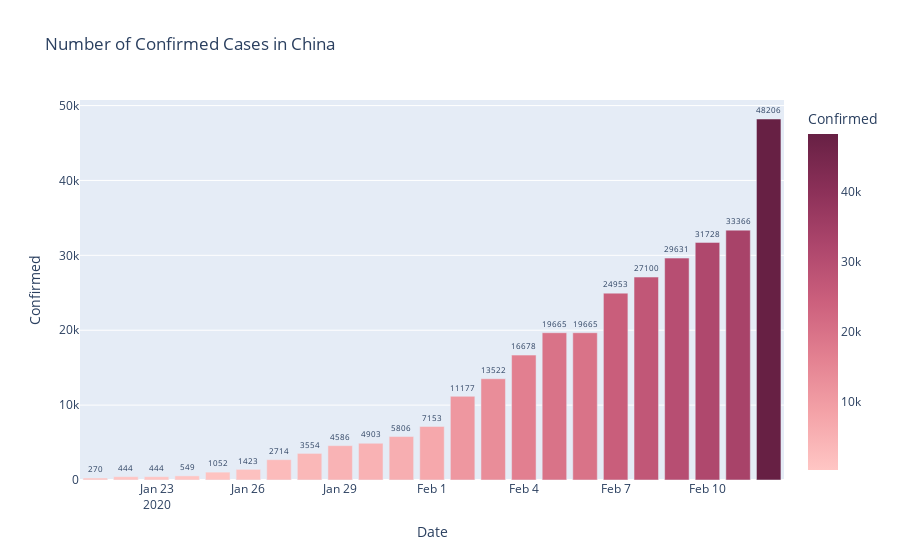

This figure's notebook cell:
### Code cell
fig = px.bar(gdf[gdf['Country/Region']=='Mainland China'], 
             x="Date", y="Confirmed", color='Confirmed', color_continuous_scale='Burg',
             # height=600, width=1000,
             title='Number of Confirmed Cases in China')
fig.update_traces(text=gdf[gdf['Country/Region']=='Mainland China']['Confirmed'], textposition='outside')
fig.update_layout(uniformtext_minsize=8, uniformtext_mode='hide')
fig.show()

### Figure 1 — Plotly figure (JSON) as saved in the notebook; plotly's stock layout.template omitted (floating-point values rounded to 4 significant figures)
{"data": [{"alignmentgroup": "True", "hoverlabel": {"namelength": 0}, "hovertemplate": "Date=%{x}<br>Confirmed=%{marker.color}", "legendgroup": "", "marker": {"color": [270, 444, 444, 549, 1052, 1423, 2714, 3554, 4586, 4903, 5806, 7153, 11177, 13522, 16678, 19665, 19665, 24953, 27100, 29631, 31728, 33366, 48206], "coloraxis": "coloraxis"}, "name": "", "offsetgroup": "", "orientation": "v", "showlegend": false, "text": [270, 444, 444, 549, 1052, 1423, 2714, 3554, 4586, 4903, 5806, 7153, 11177, 13522, 16678, 19665, 19665, 24953, 27100, 29631, 31728, 33366, 48206], "textposition": "outside", "type": "bar", "x": ["2020-01-21", "2020-01-22", "2020-01-23", "2020-01-24", "2020-01-25", "2020-01-26", "2020-01-27", "2020-01-28", "2020-01-29", "2020-01-30", "2020-01-31", "2020-02-01", "2020-02-02", "2020-02-03", "2020-02-04", "2020-02-05", "2020-02-06", "2020-02-07", "2020-02-08", "2020-02-09", "2020-02-10", "2020-02-11", "2020-02-12"], "xaxis": "x", "y": [270, 444, 444, 549, 1052, 1423, 2714, 3554, 4586, 4903, 5806, 7153, 11177, 13522, 16678, 19665, 19665, 24953, 27100, 29631, 31728, 33366, 48206], "yaxis": "y"}], "layout": {"barmode": "relative", "coloraxis": {"colorbar": {"title": {"text": "Confirmed"}}, "colorscale": [[0, "rgb(255, 198, 196)"], [0.1667, "rgb(244, 163, 168)"], [0.3333, "rgb(227, 129, 145)"], [0.5, "rgb(204, 96, 125)"], [0.6667, "rgb(173, 70, 108)"], [0.8333, "rgb(139, 48, 88)"], [1, "rgb(103, 32, 68)"]]}, "legend": {"tracegroupgap": 0}, "title": {"text": "Number of Confirmed Cases in China"}, "uniformtext": {"minsize": 8, "mode": "hide"}, "xaxis": {"anchor": "y", "domain": [0, 1], "title": {"text": "Date"}}, "yaxis": {"anchor": "x", "domain": [0, 1], "title": {"text": "Confirmed"}}}}
